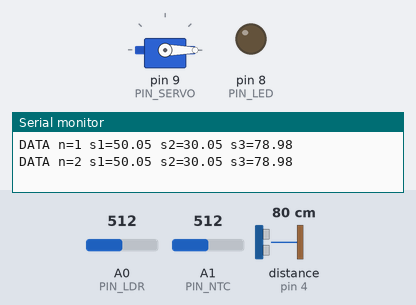
Recording of a sketch running on a simulated Arduino Uno, built with avr-gcc and run on an emulated ATmega328P. Shown: servo, output pins drawn as LEDs (lit = HIGH), the last lines printed to the serial monitor. Wiring (inferred from the names in the program): ultrasonic range finder: trigger pin 3; echo pin 4. Inputs (shaded band) come from the test bench; at power-on: A0 (PIN_LDR) = 512, A1 (PIN_NTC) = 512, distance to the obstacle (sensor on pin 4) 80 cm. The echo pulse lasts 58.3 µs per cm; pins used as bus, display or sensor lines are not drawn.

Above: at 4.8 s.
4.9 s: A0 (PIN_LDR) set to 805
7.9 s: A0 (PIN_LDR) set to 835
At 8.5 s:
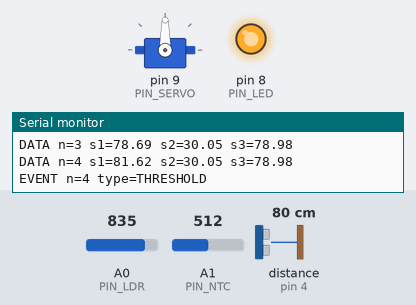
Timing chart, 0 to 10.9 s (numbered marks = the images above; inputs shaded):
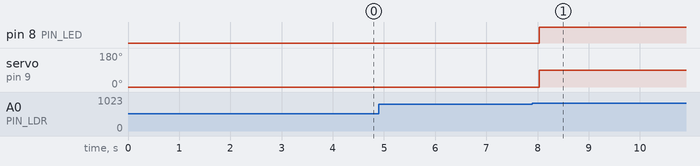

The sketch:

sketch.ino
```cpp
#include <Servo.h>

Servo blinds;
int n = 0;
bool alarm = false;

const int PIN_LDR   = A0;
const int PIN_NTC   = A1;
const int PIN_TRIG  = 3;
const int PIN_ECHO  = 4;
const int PIN_SERVO = 9;
const int PIN_LED   = 8;

void setup() {
  Serial.begin(115200);
  pinMode(PIN_TRIG, OUTPUT);
  pinMode(PIN_ECHO, INPUT);
  pinMode(PIN_LED, OUTPUT);
  blinds.attach(PIN_SERVO);
  blinds.write(0); // жалюзи закрыты
  digitalWrite(PIN_LED, LOW);
}

void loop() {
  delay(2000); // Период опроса T = 2 секунды
  n++;

  // s1: LDR 0-100%
  float s1 = analogRead(PIN_LDR) * 100.0 / 1023.0;
  // s2: NTC -20..80 градусов
  float s2 = -20.0 + analogRead(PIN_NTC) * 100.0 / 1023.0;

  // s3: HC-SR04 расстояние в см
  digitalWrite(PIN_TRIG, LOW);
  delayMicroseconds(2);
  digitalWrite(PIN_TRIG, HIGH);
  delayMicroseconds(10);
  digitalWrite(PIN_TRIG, LOW);
  float s3 = pulseIn(PIN_ECHO, HIGH, 30000) * 0.034 / 2.0;

  // Вывод строки DATA
  Serial.print("DATA n=");  Serial.print(n);
  Serial.print(" s1=");     Serial.print(s1, 2);
  Serial.print(" s2=");     Serial.print(s2, 2);
  Serial.print(" s3=");     Serial.println(s3, 2);

  // Порог: освещенность > 80%
  if (s1 > 80 && !alarm) {
    alarm = true;
    blinds.write(90); // открыть жалюзи
    digitalWrite(PIN_LED, HIGH); // включить светодиод
    Serial.print("EVENT n="); Serial.print(n);
    Serial.println(" type=THRESHOLD");
  }

  if (s1 <= 80 && alarm) {
    alarm = false;
    blinds.write(0); // закрыть жалюзи
    digitalWrite(PIN_LED, LOW); // выключить светодиод
    Serial.print("EVENT n="); Serial.print(n);
    Serial.println(" type=NORMAL");
  }
}
```

Measured:
- the behaviour switches between 818 and 819 on A0 (PIN_LDR) (found by bisection; images 0 and 1)
- after the input at 7.9 s, pin 8 (PIN_LED): LOW → HIGH after 0.13 s; servo on pin 9 (PIN_SERVO): 0° → 90° after 0.13 s
